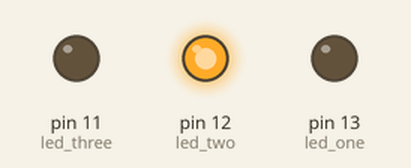
Recording of a sketch running on a simulated Arduino Uno, built with avr-gcc and run on an emulated ATmega328P. Shown: output pins drawn as LEDs (lit = HIGH).

Above: at 0.05 s.
At 1.95 s:
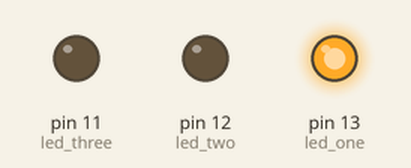
At 4.65 s:
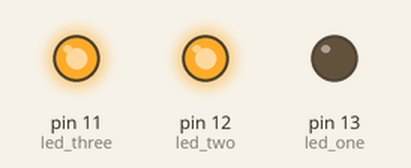
At 7.45 s:
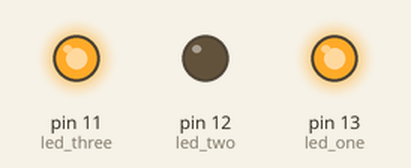
At 15.05 s:
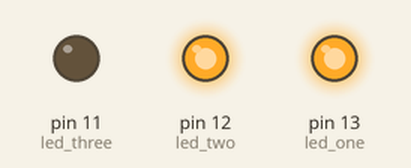
Timing chart, 0 to 19.6 s (numbered marks = the images above):
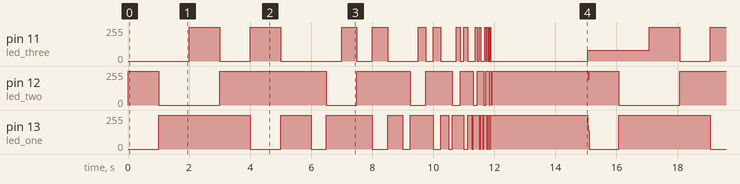

Measured:
- by itself, pin 11 (led_three), pin 13 (led_one): moves between 0/255 and 255/255, repeating every 15.1 s
- by itself, pin 12 (led_two): repeats every 15.1 s: 0/255 2.0 s, 255/255 3.5 s, 0/255 1.0 s, 255/255 1.8 s, 0/255 0.50 s, 255/255 0.88 s, 0/255 0.25 s, 255/255 0.44 s, 0/255 0.12 s, 255/255 0.22 s, 0/255 0.06 s, 255/255 0.11 s, 0/255 0.03 s, 255/255 0.05 s, 0/255 0.01 s, 255/255 3.2 s, 189/255 0.04 s, 255/255 0.95 s

The sketch:

Charlieplexing.ino
```cpp
int led_one   = 13;
int led_two   = 12;
int led_three = 11;
int level = 0;
int time = 1000;
int loops = 0;
boolean completeLedLoops = false;

void setup() {
  pinMode(led_one, OUTPUT);
  pinMode(led_two, OUTPUT);
  pinMode(led_three, INPUT);
}

void preparePinMode(int pinOne, int pinTwo, int pinThree){

  if(pinOne == 0){
    pinMode(led_one, OUTPUT);
    digitalWrite(led_one, LOW);
  }
  else if(pinOne == 1){
    pinMode(led_one, OUTPUT);
    digitalWrite(led_one, HIGH);
  }
  else if(pinOne == 2)
    pinMode(led_one, INPUT);


  if(pinTwo == 0){
    pinMode(led_two, OUTPUT);
    digitalWrite(led_two, LOW);
  }
  else if(pinTwo == 1){
    pinMode(led_two, OUTPUT);
    digitalWrite(led_two, HIGH);
  }
  else if(pinTwo == 2)
    pinMode(led_two, INPUT);

 if(pinThree == 0){
    pinMode(led_three, OUTPUT);
    digitalWrite(led_three, LOW);
 }
  else if(pinThree == 1){
    pinMode(led_three, OUTPUT);
    digitalWrite(led_three, HIGH);
  }
  else if(pinThree == 2)
    pinMode(led_three, INPUT);
}


void ledPossibilities(int idLevel){

  // Para piscar os Leds use esta sequencia, os pinos tem 3 estados, 5V, 0V e INPUT.
  if(idLevel == 0){
    //01I
    preparePinMode(0,1,2);
  }
  else if(idLevel == 1){
    //10I
    preparePinMode(1,0,2);
  }
  else if(idLevel == 2){
    //I01
    preparePinMode(2,0,1);
  }
  else if(idLevel == 3){
    //I10
    preparePinMode(2,1,0);
  }
  else if(idLevel == 4){
    //0I1
    preparePinMode(0,2,1);
  }
  else if(idLevel == 5){
    //1I0
    preparePinMode(1,2,0);
  }
  else if(idLevel == 6){
    //1I0
    preparePinMode(1,1,1);
  }
  else if(idLevel == 7){
    //1I0
    preparePinMode(2,1,2);
  }
}

void loop() {
  ledPossibilities(level);

  completeLedLoops = (level >= 5);
  level = (level >= 5 ? 0 : level + 1);

  delay(time);

  if(completeLedLoops){
      completeLedLoops = false;

      if(time <= 1){
        if(loops > 500){
          time = 1000;
          loops = 0;
        } else {
          loops++;
          time = 1;
        }
      }else{
        time /= 2;
      }
  }
}
```
